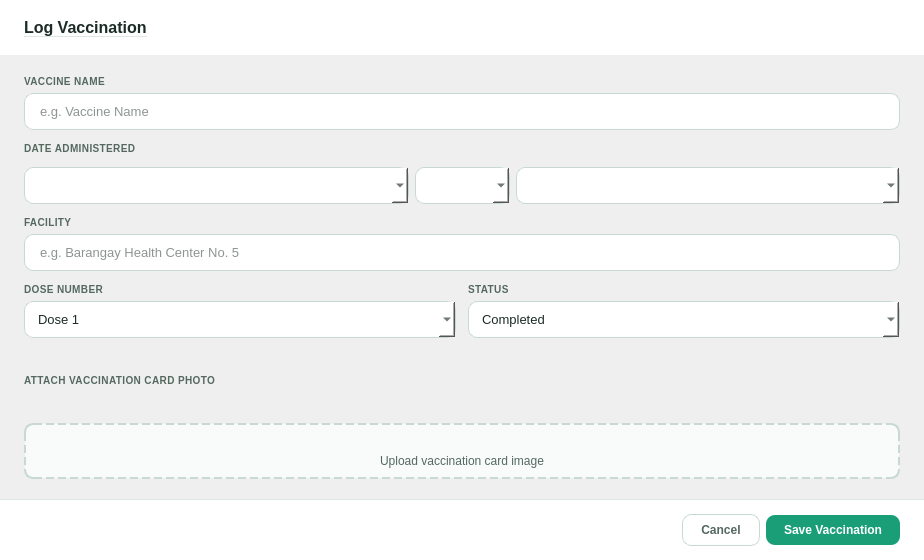
<?xml version="1.0" encoding="UTF-8"?>
<ui version="4.0">
 <class>DialogAddVaccination</class>
 <widget class="QDialog" name="DialogAddVaccination">
  <property name="geometry">
   <rect>
    <x>0</x>
    <y>0</y>
    <width>924</width>
    <height>560</height>
   </rect>
  </property>
  <property name="windowTitle">
   <string>Log Vaccination</string>
  </property>
  <property name="styleSheet">
   <string>
    QDialog { background: #FFFFFF; font-family: &quot;Segoe UI&quot;, sans-serif; }
    QLabel { background: transparent; color: #1C2B25; }
    QLineEdit, QComboBox, QDateEdit { border: 1px solid #C8D9D2; border-radius: 9px; padding: 9px 13px; font-size: 13px; color: #1C2B25; background: #FFFFFF; }
    QLineEdit:focus, QDateEdit:focus { border-color: #1A9E78; }
    QFrame#uploadZone { border: 2px dashed #C8D9D2; border-radius: 9px; background: #F8FBFA; }
    QFrame#autoBox { background: #E3F5EE; border: 1px solid #9FE1CB; border-radius: 9px; }
   </string>
  </property>
  <layout class="QVBoxLayout" name="vaxDialogLayout">
   <property name="spacing">
    <number>0</number>
   </property>
   <property name="leftMargin">
    <number>0</number>
   </property>
   <property name="topMargin">
    <number>0</number>
   </property>
   <property name="rightMargin">
    <number>0</number>
   </property>
   <property name="bottomMargin">
    <number>0</number>
   </property>
   <item>
    <widget class="QFrame" name="dialogHead">
     <property name="styleSheet">
      <string>QFrame { border-bottom: 1px solid #DDE8E3; }</string>
     </property>
     <layout class="QHBoxLayout">
      <property name="leftMargin">
       <number>24</number>
      </property>
      <property name="topMargin">
       <number>18</number>
      </property>
      <property name="rightMargin">
       <number>24</number>
      </property>
      <property name="bottomMargin">
       <number>18</number>
      </property>
      <item>
       <widget class="QLabel" name="label">
        <property name="styleSheet">
         <string>QLabel { font-size: 16px; font-weight: bold; }</string>
        </property>
        <property name="text">
         <string>Log Vaccination</string>
        </property>
       </widget>
      </item>
      <item>
       <spacer>
        <property name="orientation">
         <enum>Qt::Orientation::Horizontal</enum>
        </property>
        <property name="sizeHint" stdset="0">
         <size>
          <width>0</width>
          <height>0</height>
         </size>
        </property>
       </spacer>
      </item>

     </layout>
    </widget>
   </item>
   <item>
    <widget class="QScrollArea" name="bodyScroll">
      <property name="frameShape">
       <enum>QFrame::Shape::NoFrame</enum>
      </property>
      <property name="widgetResizable">
       <bool>true</bool>
      </property>
      <property name="horizontalScrollBarPolicy">
       <enum>Qt::ScrollBarAlwaysOff</enum>
      </property>
      <property name="verticalScrollBarPolicy">
       <enum>Qt::ScrollBarAlwaysOff</enum>
      </property>
     <widget class="QWidget" name="widget">
      <property name="geometry">
       <rect>
        <x>0</x>
        <y>0</y>
        <width>903</width>
        <height>437</height>
       </rect>
      </property>
      <layout class="QVBoxLayout">
       <property name="spacing">
        <number>14</number>
       </property>
       <property name="leftMargin">
        <number>24</number>
       </property>
       <property name="topMargin">
        <number>20</number>
       </property>
       <property name="rightMargin">
        <number>24</number>
       </property>
       <property name="bottomMargin">
        <number>20</number>
       </property>
       <item>
        <layout class="QGridLayout" name="_2">
         <property name="spacing">
          <number>12</number>
         </property>
         <item row="4" column="1">
          <layout class="QVBoxLayout">
           <property name="spacing">
            <number>5</number>
           </property>
           <item>
            <widget class="QLabel" name="label_2">
             <property name="styleSheet">
              <string>QLabel { font-size: 10px; font-weight: bold; color: #546860; letter-spacing: 0.4px; }</string>
             </property>
             <property name="text">
              <string>STATUS</string>
             </property>
            </widget>
           </item>
           <item>
            <widget class="QComboBox" name="inputVaccineStatus">
             <item>
              <property name="text">
               <string>Completed</string>
              </property>
             </item>
             <item>
              <property name="text">
               <string>Pending</string>
              </property>
             </item>
             <item>
              <property name="text">
               <string>Missed</string>
              </property>
             </item>
            </widget>
           </item>
          </layout>
         </item>
         <item row="4" column="0">
          <layout class="QVBoxLayout">
           <property name="spacing">
            <number>5</number>
           </property>
           <item>
            <widget class="QLabel" name="label">
             <property name="styleSheet">
              <string>QLabel { font-size: 10px; font-weight: bold; color: #546860; letter-spacing: 0.4px; }</string>
             </property>
             <property name="text">
              <string>DOSE NUMBER</string>
             </property>
            </widget>
           </item>
           <item>
            <widget class="QComboBox" name="inputDoseNum">
             <property name="styleSheet">
              <string>QComboBox { border: 1px solid #C8D9D2; border-radius: 9px; padding: 9px 13px; font-size: 13px; background: #FFF; }</string>
             </property>
             <item>
              <property name="text">
               <string>Dose 1</string>
              </property>
             </item>
             <item>
              <property name="text">
               <string>Dose 2</string>
              </property>
             </item>
             <item>
              <property name="text">
               <string>Dose 3</string>
              </property>
             </item>
             <item>
              <property name="text">
               <string>Single Dose</string>
              </property>
             </item>
             <item>
              <property name="text">
               <string>Booster</string>
              </property>
             </item>
            </widget>
           </item>
          </layout>
         </item>
         <item row="3" column="0" colspan="2">
          <layout class="QVBoxLayout">
           <property name="spacing">
            <number>5</number>
           </property>
           <item>
            <widget class="QLabel" name="label">
             <property name="styleSheet">
              <string>QLabel { font-size: 10px; font-weight: bold; color: #546860; letter-spacing: 0.4px; }</string>
             </property>
             <property name="text">
              <string>FACILITY</string>
             </property>
            </widget>
           </item>
           <item>
            <widget class="QLineEdit" name="inputFacility">
             <property name="placeholderText">
              <string>e.g. Barangay Health Center No. 5</string>
             </property>
            </widget>
           </item>
          </layout>
         </item>
         <item row="0" column="0" colspan="2">
          <layout class="QVBoxLayout">
           <property name="spacing">
            <number>5</number>
           </property>
           <item>
            <widget class="QLabel" name="label">
             <property name="styleSheet">
              <string>QLabel { font-size: 10px; font-weight: bold; color: #546860; letter-spacing: 0.4px; }</string>
             </property>
             <property name="text">
              <string>VACCINE NAME</string>
             </property>
            </widget>
           </item>
           <item>
            <widget class="QLineEdit" name="inputVaccineName">
             <property name="placeholderText">
              <string>e.g. Vaccine Name</string>
             </property>
            </widget>
           </item>
          </layout>
         </item>
         <item row="2" column="0" colspan="2">
          <layout class="QHBoxLayout"><property name="spacing"><number>6</number></property>
           <item><widget class="QComboBox" name="inputDateMonth"><property name="editable"><bool>true</bool></property></widget></item>
           <item><widget class="QComboBox" name="inputDateDay"><property name="editable"><bool>true</bool></property><property name="sizePolicy"><sizepolicy hsizetype="Maximum" vsizetype="Preferred"><horstretch>0</horstretch><verstretch>0</verstretch></sizepolicy></property></widget></item>
           <item><widget class="QComboBox" name="inputDateYear"><property name="editable"><bool>true</bool></property></widget></item>
          </layout>
         </item>
         <item row="1" column="0" colspan="2">
          <widget class="QLabel" name="dateLabel">
           <property name="styleSheet">
            <string>QLabel { font-size: 10px; font-weight: bold; color: #546860; letter-spacing: 0.4px; }</string>
           </property>
           <property name="text">
            <string>DATE ADMINISTERED</string>
           </property>
          </widget>
         </item>
        </layout>
       </item>
       <item>
        <widget class="QLabel" name="label">
         <property name="styleSheet">
          <string>QLabel { font-size: 10px; font-weight: bold; color: #546860; letter-spacing: 0.4px; }</string>
         </property>
         <property name="text">
          <string>ATTACH VACCINATION CARD PHOTO</string>
         </property>
        </widget>
       </item>
       <item>
        <widget class="QFrame" name="uploadZone">
         <property name="cursor">
          <cursorShape>PointingHandCursor</cursorShape>
         </property>
         <layout class="QVBoxLayout">
          <property name="spacing">
           <number>5</number>
          </property>
          <item>
           <widget class="QLabel" name="label">
            <property name="styleSheet">
             <string>QLabel {
    color: #1A9E78; }</string>
            </property>
            <property name="pixmap">
             <pixmap>../assets/ic_upload.svg</pixmap>
            </property>
            <property name="scaledContents">
             <bool>true</bool>
            </property>
            <property name="alignment">
             <set>Qt::AlignmentFlag::AlignCenter</set>
            </property>
           </widget>
          </item>
          <item>
           <widget class="QLabel" name="label">
            <property name="styleSheet">
             <string>QLabel { font-size: 12px; color: #546860; }</string>
            </property>
            <property name="text">
             <string>Upload vaccination card image</string>
            </property>
            <property name="alignment">
             <set>Qt::AlignmentFlag::AlignCenter</set>
            </property>
           </widget>
          </item>
         </layout>
        </widget>
       </item>
      </layout>
     </widget>
    </widget>
   </item>
   <item>
    <widget class="QFrame" name="dialogFoot">
     <property name="styleSheet">
      <string>QFrame { border-top: 1px solid #DDE8E3; }</string>
     </property>
     <layout class="QHBoxLayout">
      <property name="leftMargin">
       <number>24</number>
      </property>
      <property name="topMargin">
       <number>14</number>
      </property>
      <property name="rightMargin">
       <number>24</number>
      </property>
      <property name="bottomMargin">
       <number>14</number>
      </property>
      <item>
       <spacer>
        <property name="orientation">
         <enum>Qt::Orientation::Horizontal</enum>
        </property>
        <property name="sizeHint" stdset="0">
         <size>
          <width>0</width>
          <height>0</height>
         </size>
        </property>
       </spacer>
      </item>
      <item>
       <widget class="QPushButton" name="btnCancel">
        <property name="styleSheet">
         <string>QPushButton { background: transparent; color: #546860; font-size: 12px; font-weight: 600; border: 1px solid #C8D9D2; border-radius: 9px; padding: 8px 18px; }</string>
        </property>
        <property name="text">
         <string>Cancel</string>
        </property>
       </widget>
      </item>
      <item>
       <widget class="QPushButton" name="btnSave">
        <property name="styleSheet">
         <string>QPushButton { background: #1A9E78; color: #FFF; font-size: 12px; font-weight: 600; border: none; border-radius: 9px; padding: 8px 18px; } QPushButton:hover { background: #0D6B52; }</string>
        </property>
        <property name="text">
         <string>Save Vaccination</string>
        </property>
       </widget>
      </item>
     </layout>
    </widget>
   </item>
  </layout>
 </widget>
 <resources/>
 <connections/>
</ui>
